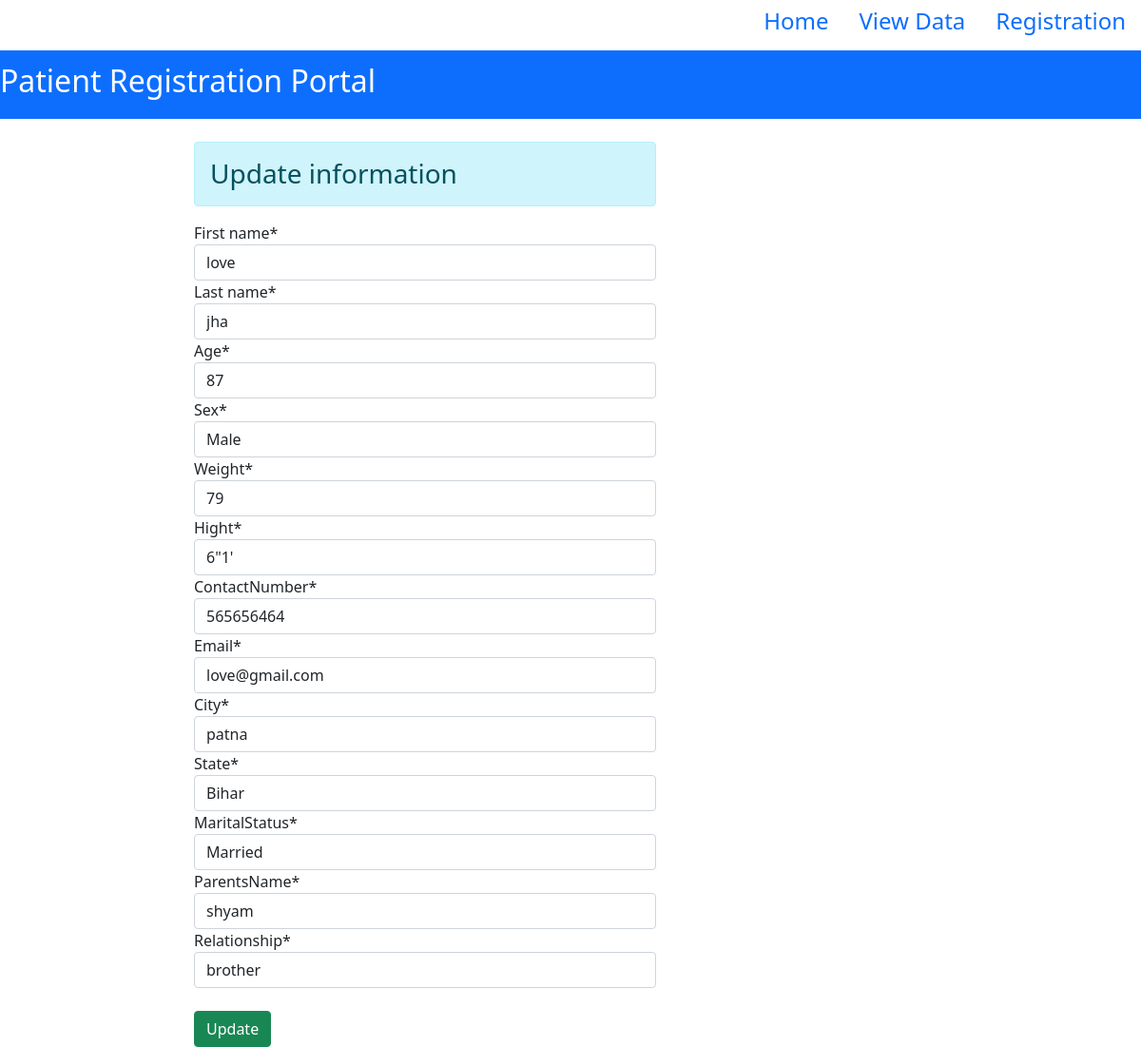
Page /4/ on the committed database.
### crud/models.py (models this page shows)
class PatientEnrollmentForm(models.Model):
    first_name = models.CharField(max_length=50)
    last_name = models.CharField(max_length=50)
    age=models.IntegerField()
    sex=models.CharField(max_length=5,choices=sex)
    weight=CharField(max_length=10)
    hight=CharField(max_length=15)
    contactNumber=models.CharField(max_length=12)
    email=models.EmailField()
    city=CharField(max_length=20)
    state=CharField(max_length=20,choices=state)
    maritalStatus=CharField(max_length=10,choices=maritalstatus)
    parentsName=CharField(max_length=30)
    relationship=CharField(max_length=30)

### crud/views.py (the view)
# urls.py: path('<int:id>/', views.update,name='update'),
def update(request,id):
    if request.method=='POST':
        pi=PatientEnrollmentForm.objects.get(pk=id)
        fm = PatienEnrollment(request.POST,instance=pi)
        if fm.is_valid():
            fm.save()
            return redirect(showdata)
    else:
        pi=PatientEnrollmentForm.objects.get(pk=id)
        fm = PatienEnrollment(instance=pi)
    return render(request,'crud/updatedata.html',{'form':fm})

### crud/forms.py
class PatienEnrollment(ModelForm):
    class Meta:
        model = PatientEnrollmentForm
        fields = '__all__'

### crud/templates/crud/updatedata.html (shortened to what this page needs)
{% extends 'crud/base.html' %}
{% block contant %}
<br>
<div class="row">
 <div class="col-sm-5 offset-2">
<h3 class="alert alert-info">Update information</h3>
{% load crispy_forms_tags %}
<form action=''method='post'>
    {{ form|crispy }}
    <br>
    <input type="submit"class='btn btn-success' value=Update>
</form>
</div></div>
{% endblock contant %}

### rows in the picture
PatientEnrollmentForm: first_name "love", last_name "jha", age "87", sex "Male", weight "79", hight "6\"1'", contactNumber "565656464", email "love@gmail.com", city "patna", state "Bihar", maritalStatus "Married", parentsName "shyam", relationship "brother"
